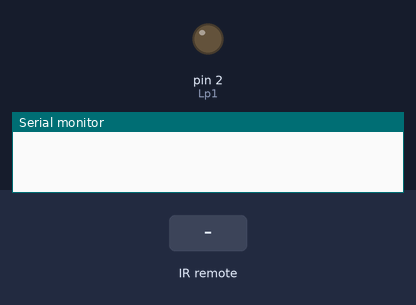
This sketch was run on a simulated Arduino Uno, built with avr-gcc and run on an emulated ATmega328P. On the bench: output pins drawn as LEDs (lit = HIGH), the last lines printed to the serial monitor. Dashed ring = blinking. The inputs (shaded band) are chosen by the test bench.

Above: at 1.2 s.
1.3 s: infrared code 0x29E33350 received
At 2.3 s:
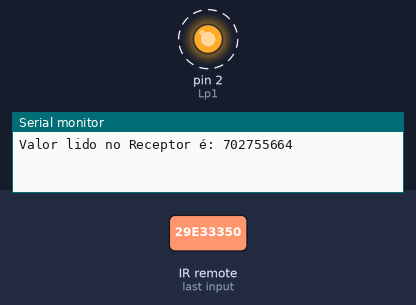
Timing chart, 0 to 10.3 s (numbered marks = the images above; inputs shaded):
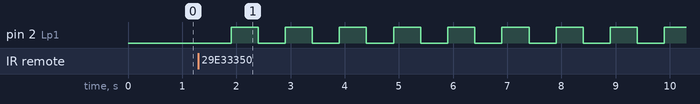

Measured:
- after the input at 1.3 s, pin 2 (Lp1): alternates HIGH for 0.50 s and LOW for 0.50 s, starting after 0.60 s

The sketch:

Projeto_03_Three_Way_Infravermelho.ino
```cpp
/* JACOB TECNOLOGIA
 https://www.youtube.com/channel/UCoyPRGrpP_G7i2sgEytbnBQ?view_as=subscriber

 PASSA LÁ NO CANAL PRA NOS INCENTIVAR A FAZER NOVOS PROJETOS*/

#include <IRremote.h>

int Receptor = 3;
int Lp1 = 2;
int estado = 1;
int ultimo_estado = 0;

IRrecv irrecv(Receptor); //PASSA O PARÂMETRO PARA A FUNÇÃO irrecv

decode_results results;

void setup(){
  Serial.begin(9600);
  irrecv.enableIRIn(); //Inicializa a leitura do receptor.
}

void loop(){
  pinMode(Lp1, OUTPUT);


  if (irrecv.decode(&results)) { //Pega o sinal do infravermelho.

    Serial.print("Valor lido no Receptor é: ");
    Serial.println(results.value, DEC); // Imprimi na Serial os valores recebidos no infravermelho.
    irrecv.resume(); //  Aguarda receber um sinal.
    delay(100);

  }

    if (results.value == 702755664){

        if (estado == HIGH) {
        ultimo_estado = !ultimo_estado;
        delay(500);
        }

       if (ultimo_estado == HIGH) {
        digitalWrite(Lp1, HIGH);
        }
        else {
        digitalWrite(Lp1, LOW);
        }
  }

}
```
